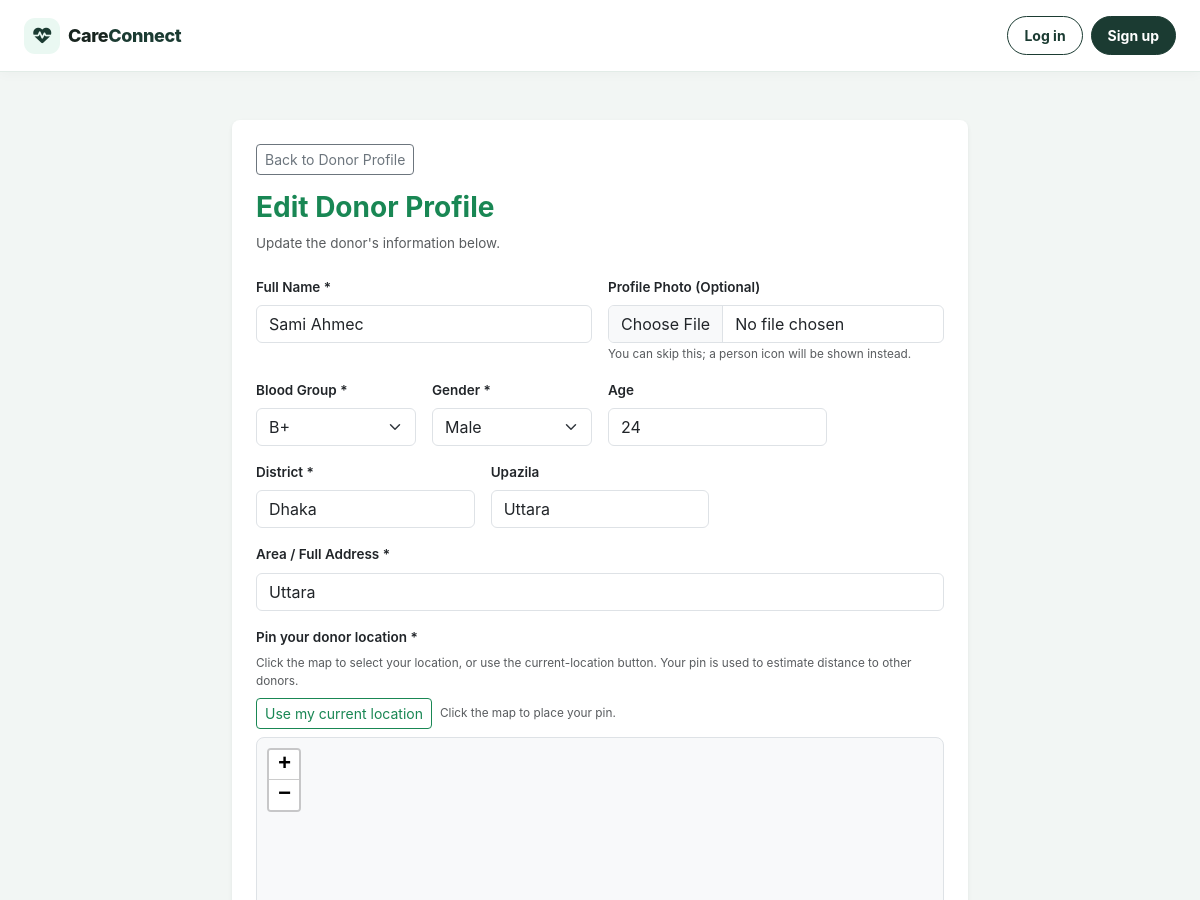
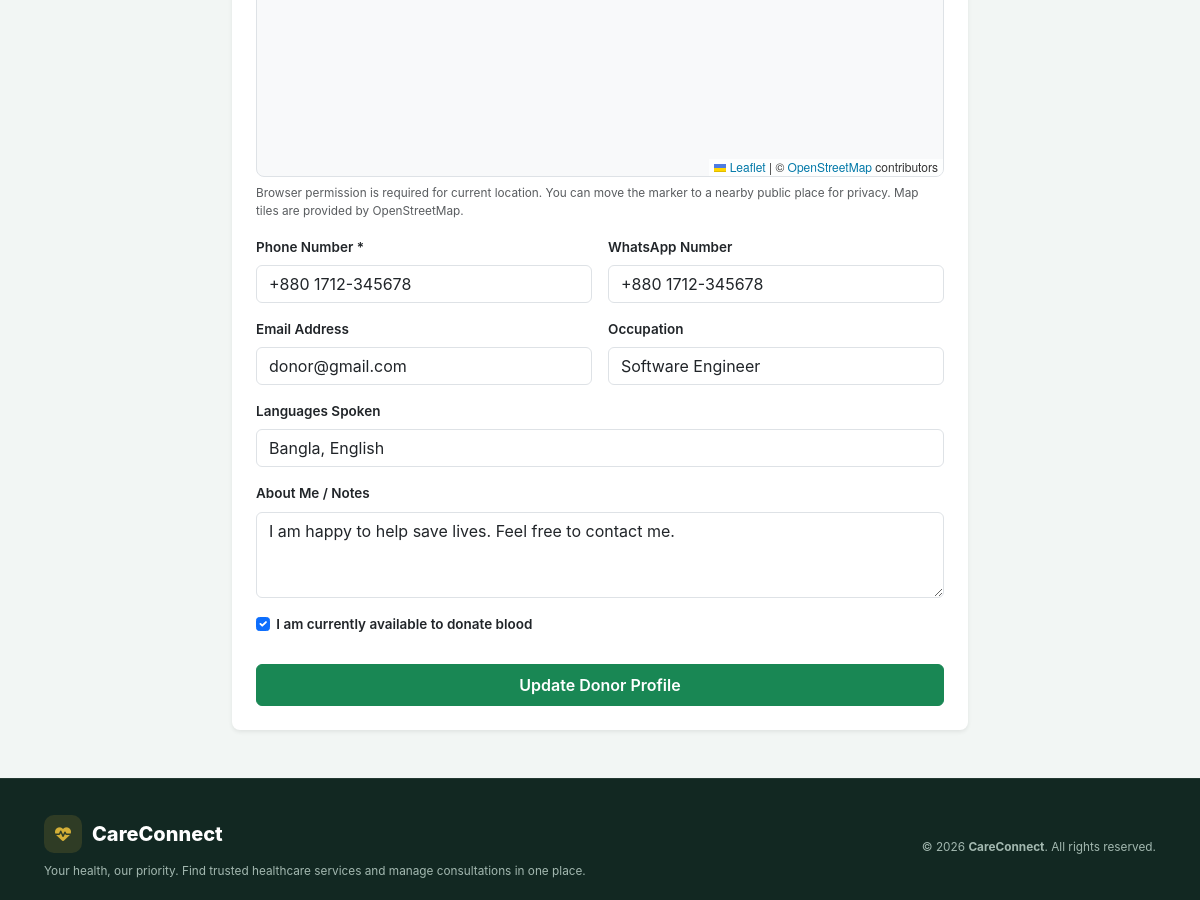
The app's page /donors/2/edit/ with its own data (2 pictures, top to bottom).
### donors/models.py (models this page shows, shortened)
class Donor(models.Model):
    GENDER_CHOICES = [
        ('Male', 'Male'),
        ('Female', 'Female'),
        ('Other', 'Other'),
    ]
    BLOOD_GROUP_CHOICES = [
        ('A+', 'A+'), ('A-', 'A-'),
        ('B+', 'B+'), ('B-', 'B-'),
        ('AB+', 'AB+'), ('AB-', 'AB-'),
        ('O+', 'O+'), ('O-', 'O-'),
    ]
    user = models.OneToOneField(User, on_delete=models.CASCADE, null=True, blank=True)
    full_name = models.CharField(max_length=100)
    profile_photo = models.ImageField(
        upload_to='donor_photos/',
        blank=True,
        null=True,
    )
    age = models.IntegerField(null=True, blank=True)
    gender = models.CharField(max_length=10, choices=GENDER_CHOICES)
    blood_group = models.CharField(max_length=5, choices=BLOOD_GROUP_CHOICES)
    email = models.EmailField(blank=True, null=True)
    phone_number = models.CharField(max_length=15)
    whatsapp_number = models.CharField(max_length=15, blank=True, null=True)
    about_me = models.TextField(blank=True, null=True)
    languages = models.CharField(max_length=200, blank=True, null=True)
    district = models.CharField(max_length=100)
    upazila = models.CharField(max_length=100, blank=True, null=True)
    area = models.CharField(max_length=100)
    occupation = models.CharField(max_length=100, blank=True, null=True)
    last_donated = models.DateField(null=True, blank=True)
    is_available = models.BooleanField(default=True)
    latitude = models.FloatField(null=True, blank=True)
    longitude = models.FloatField(null=True, blank=True)
    created_at = models.DateTimeField(auto_now_add=True)

### donors/views.py (the view)
# urls.py: path('<int:donor_id>/edit/', views.edit_donor, name='edit_donor'),
def edit_donor(request, donor_id):
    donor = get_object_or_404(Donor, id=donor_id)
    if request.method == 'POST':
        form = DonorRegistrationForm(request.POST, request.FILES, instance=donor)
        if form.is_valid():
            donor = form.save()
            messages.success(request, 'Donor profile updated successfully.')
            if donor.is_available:
                return redirect('donor_detail', donor_id=donor.id)
            return redirect('nearby_donors')
    else:
        form = DonorRegistrationForm(instance=donor)
    return render(request, 'donors/register_donor.html', {
        'form': form,
        'page_title': 'Edit Donor Profile',
        'submit_label': 'Update Donor Profile',
        'donor': donor,
    })

### templates/donors/register_donor.html (shortened to what this page needs)
{% extends 'base.html' %}
{% block content %}
<link rel="stylesheet"
      href="https://unpkg.com/leaflet@1.9.4/dist/leaflet.css">
<div class="container py-4">
    <div class="row justify-content-center">
        <div class="col-md-8">
            <div class="card p-4 border-0 shadow-sm rounded-3">
                {% if donor %}
                    <a href="{% url 'donor_detail' donor.id %}"
                       class="btn btn-sm btn-outline-secondary align-self-start mb-3">
                        Back to Donor Profile
                    </a>
                {% endif %}
                <h3 class="fw-bold text-success mb-2">
                    {{ page_title|default:"Register as a Blood Donor" }}
                </h3>
                <p class="text-muted mb-4">
                    {% if donor %}
                        Update the donor's information below.
                    {% else %}
                        Fill out the form below to join our donor list and help save lives.
                    {% endif %}
                </p>
                <form method="POST" enctype="multipart/form-data">
                    <div class="row g-3">
                        <div class="col-md-6">
                            <label class="form-label fw-semibold">
                                Full Name *
                            </label>
                            {{ form.full_name }}
                        </div>
                        <div class="col-md-6">
                            <label class="form-label fw-semibold"
                                   for="{{ form.profile_photo.id_for_label }}">
                                Profile Photo (Optional)
                            </label>
                            {{ form.profile_photo }}
                            <small class="form-text text-muted">
                                You can skip this; a person icon will be shown instead.
                            </small>
                        </div>
                        <div class="col-md-3">
                            <label class="form-label fw-semibold">
                                Blood Group *
                            </label>
                            {{ form.blood_group }}
                        </div>
                        <div class="col-md-3">
                            <label class="form-label fw-semibold">
                                Gender *
                            </label>
                            {{ form.gender }}
                        </div>
                        <div class="col-md-4">
                            <label class="form-label fw-semibold">
                                Age
                            </label>
                            {{ form.age }}
                        </div>
                        <div class="col-md-4">
                            <label class="form-label fw-semibold">
                                District *
                            </label>
                            {{ form.district }}
                        </div>
                        <div class="col-md-4">
                            <label class="form-label fw-semibold">
                                Upazila
                            </label>
                            {{ form.upazila }}
                        </div>
                        <div class="col-md-12">
                            <label class="form-label fw-semibold">
                                Area / Full Address *
                            </label>
                            {{ form.area }}
                        </div>
                        <div class="col-md-12">
                            <label class="form-label fw-semibold">
                                Pin your donor location *
                            </label>
                            <p class="small text-muted mb-2">
                                Click the map to select your location, or use
                                the current-location button. Your pin is used
                                to estimate distance to other donors.
                            </p>
                            <div class="d-flex flex-wrap align-items-center gap-2 mb-2">
                                <button
                                    type="button"
                                    id="use-current-location"
                                    class="btn btn-outline-success btn-sm">
                                    Use my current location
                                </button>
                                <span
                                    id="location-status"
                                    class="small text-muted"
                                    aria-live="polite">
                                    Click the map to place your pin.
                                </span>
                            </div>
                            <div
                                id="donor-location-map"
                                aria-label="Select your donor location on the map">
                            </div>
                            <small class="form-text text-muted d-block mt-2">
                                Browser permission is required for current
                                location. You can move the marker to a nearby
                                public place for privacy. Map tiles are provided
                                by OpenStreetMap.
                            </small>
                        </div>
                        <div class="col-md-6">
                            <label class="form-label fw-semibold">
                                Phone Number *
                            </label>
                            {{ form.phone_number }}
                        </div>
                        <div class="col-md-6">
                            <label class="form-label fw-semibold">
                                WhatsApp Number
                            </label>
                            {{ form.whatsapp_number }}
                        </div>
                        <div class="col-md-6">
                            <label class="form-label fw-semibold">
                                Email Address
                            </label>
                            {{ form.email }}
                        </div>
                        <div class="col-md-6">
                            <label class="form-label fw-semibold">
                                Occupation
                            </label>
                            {{ form.occupation }}
                        </div>
                        <div class="col-md-12">
                            <label class="form-label fw-semibold">
                                Languages Spoken
                            </label>
                            {{ form.languages }}
                        </div>
                        <div class="col-md-12">
                            <label class="form-label fw-semibold">
                                About Me / Notes
                            </label>
                            {{ form.about_me }}
                        </div>
                        <div class="col-md-12">
                            <div class="form-check">
                                {{ form.is_available }}
                                <label
                                    class="form-check-label fw-semibold"
                                    for="{{ form.is_available.id_for_label }}">
                                    I am currently available to donate blood
                                </label>
                            </div>
                        </div>
                        <div class="col-12 mt-4">
                            <button
                                type="submit"
                                class="btn btn-success w-100 fw-semibold py-2">
                                {{ submit_label|default:"Submit & Become a Donor" }}
                            </button>
                        </div>
                    </div>
                </form>
            </div>
        </div>
    </div>
</div>
{% endblock %}

### templates/base.html (style rules this page uses)
:root { --cc-primary: #1b3b32; --cc-primary-dark: #122822; --cc-accent: #d4af37; --cc-soft: #eaf8f2; --cc-bg: #f2f6f4; --cc-card: #ffffff; --cc-text: #1b2924; --cc-muted: #74827c; --cc-border: #e2ece7; }
body { margin: 0; background: var(--cc-bg); color: var(--cc-text); font-family: Inter, system-ui, -apple-system, sans-serif; font-size: 13.5px; overflow-x: hidden; }
a { text-decoration: none; }

### templates/donors/register_donor.html (style rules this page uses)
#donor-location-map { height: 340px; width: 100%; border-radius: 8px; border: 1px solid #dee2e6; z-index: 0; background: #f8f9fa; }

### records on screen
Donor: full_name "Sami Ahmec", blood_group "B+", gender "Male", age "24", district "Dhaka", upazila "Uttara", area "Uttara", phone_number "+880 1712-345678", whatsapp_number "+880 1712-345678", email "donor@gmail.com", occupation "Software Engineer", languages "Bangla, English", about_me "I am happy to help save lives. Feel free to contact me.", is_available "☑"

### other values on screen
{{ page_title|default:"Register as a Blood Donor" }} "Edit Donor Profile"
{{ submit_label|default:"Submit & Become a Donor" }} "Update Donor Profile"
